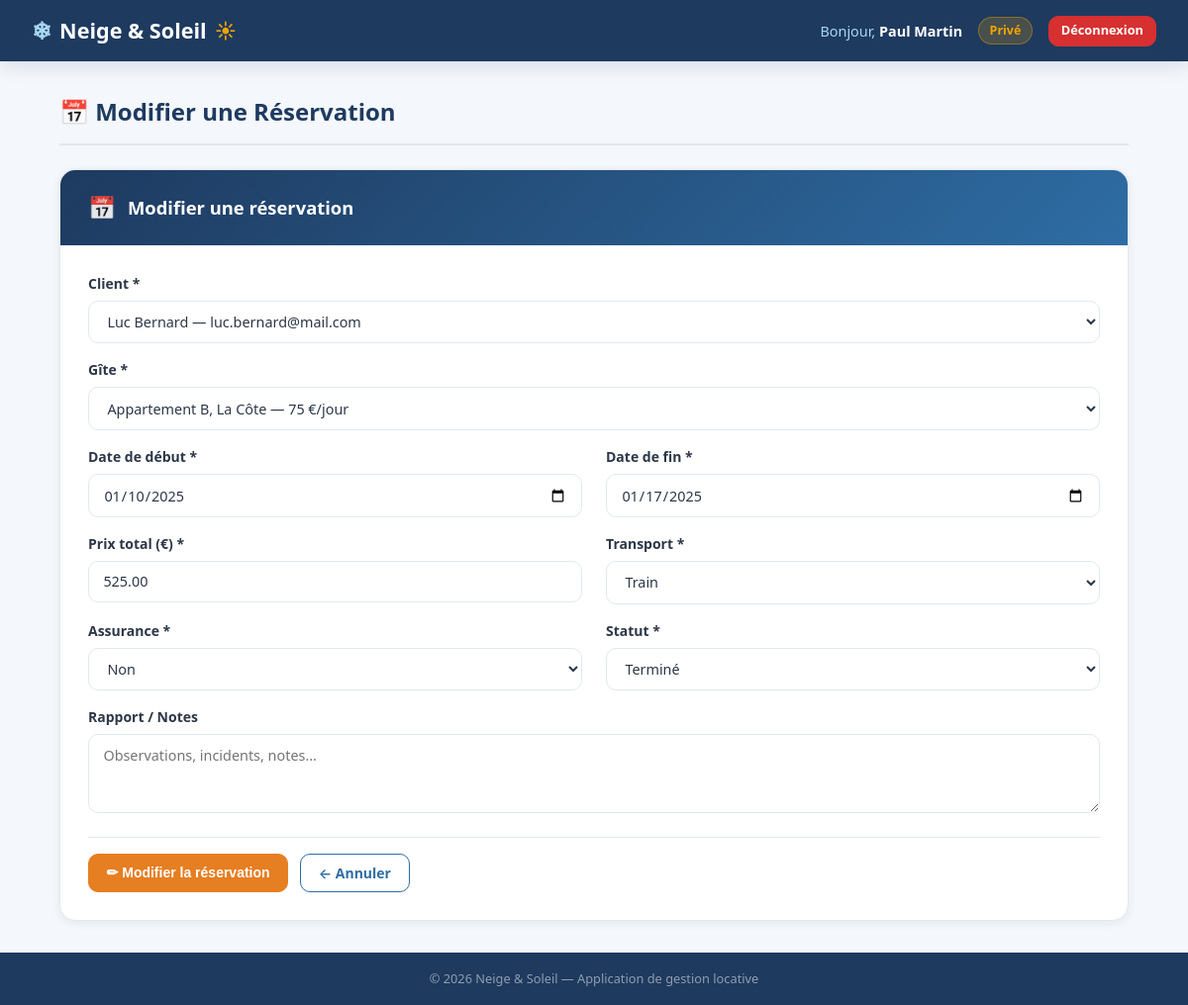
Screenshot of /index.php?page=vue_insert_reservation&id=2 (signed in) with the database file from the repository.
### tables this page shows
CREATE TABLE reservation (
    idreservation INT            PRIMARY KEY AUTO_INCREMENT,
    datedebut     DATE           NOT NULL,
    datefin       DATE           NOT NULL,
    prix          DECIMAL(10,2)  NOT NULL,
    transport     ENUM('voiture','train','avion') NOT NULL DEFAULT 'voiture',
    assurance     TINYINT(1)     NOT NULL DEFAULT 0,
    idclient      INT            NOT NULL,
    idgite        INT            NOT NULL,
    statut_r      ENUM('en cours','terminé','non réservé','à valider') NOT NULL DEFAULT 'en cours',
    rapport       TEXT           NULL,
    CONSTRAINT fk_reservation_client
        FOREIGN KEY (idclient) REFERENCES client(idclient)
        ON DELETE CASCADE ON UPDATE CASCADE,
    CONSTRAINT fk_reservation_gite
        FOREIGN KEY (idgite) REFERENCES gite(idgite)
        ON DELETE CASCADE ON UPDATE CASCADE
);

CREATE TABLE client (
    idclient    INT          PRIMARY KEY AUTO_INCREMENT,
    nom         VARCHAR(50)  NOT NULL,
    prenom      VARCHAR(50)  NOT NULL,
    adresse     VARCHAR(150) UNIQUE NOT NULL,
    email       VARCHAR(150) UNIQUE NOT NULL,
    mdp         VARCHAR(255) NOT NULL,
    telephone   BIGINT       UNIQUE NOT NULL,
    idcategorie INT          NULL DEFAULT NULL,
    CONSTRAINT fk_client_categorie
        FOREIGN KEY (idcategorie) REFERENCES categorie(idcategorie)
        ON DELETE SET NULL ON UPDATE CASCADE
);

CREATE TABLE gite (
    idgite    INT          PRIMARY KEY AUTO_INCREMENT,
    adresse   VARCHAR(150) UNIQUE NOT NULL,
    surface   INT          NOT NULL,
    nbpieces  INT          NOT NULL,
    loyer     INT          NOT NULL,
    idproprio INT          NOT NULL,
    CONSTRAINT fk_gite_proprio
        FOREIGN KEY (idproprio) REFERENCES proprio(idproprio)
        ON DELETE CASCADE ON UPDATE CASCADE
);

### index.php (called while the page is built)
<?php
require_once 'controleur/controleur.class.php';
$controleur = new Controleur();
$controleur->gererRequete();

### modele/modele.class.php (called while the page is built, shortened)
<?php
require_once 'config_db.php';
class Modele {
    protected PDO $pdo;
    public function __construct() {
        $this->pdo = ConnexionDB::getInstance()->getPDO();
    }
    public function selectAll(string $table): array {
        $tables_autorisees = ['client', 'proprio', 'gite', 'reservation'];
        $stmt = $this->pdo->query("SELECT * FROM `$table`");
        return $stmt->fetchAll();
    }
    public function selectWhereId(string $table, string $idName, mixed $idValue): array|false {
        $stmt = $this->pdo->prepare("SELECT * FROM `$table` WHERE `$idName` = :id LIMIT 1");
        $stmt->execute(['id' => $idValue]);
        return $stmt->fetch();
    }
}

### modele/config_db.php (called while the page is built)
<?php
class ConnexionDB {
    private static ?ConnexionDB $instance = null;
    private PDO $pdo;
    private function __construct() {
        $host    = 'localhost';
        $db      = 'n&s_31_jv';
        $user    = 'root';
        $pass    = '';
        $charset = 'utf8mb4';
        $dsn     = "mysql:host=$host;dbname=$db;charset=$charset";
        $options = [
            PDO::ATTR_ERRMODE            => PDO::ERRMODE_EXCEPTION,
            PDO::ATTR_DEFAULT_FETCH_MODE => PDO::FETCH_ASSOC,
            PDO::ATTR_EMULATE_PREPARES   => false,
        ];
        try {
            $this->pdo = new PDO($dsn, $user, $pass, $options);
        } catch (PDOException $e) {
            die(json_encode(['erreur' => 'Connexion impossible : ' . $e->getMessage()]));
        }
    }
    public static function getInstance(): ConnexionDB {
        if (self::$instance === null) {
            self::$instance = new ConnexionDB();
        }
        return self::$instance;
    }
    public function getPDO(): PDO {
        return $this->pdo;
    }
}

### vue/vue_insert_reservation.php (the view, shortened to what this page needs)
<?php
$donnee       = $donnee       ?? [];
$clients_list = $clients_list ?? [];
$gites_list   = $gites_list   ?? [];
$mode         = isset($donnee['idreservation']) ? 'Modifier' : 'Ajouter';
$estProprio   = in_array($_SESSION['user_statut'] ?? '', ['admin','privé','public'], true);
require '_layout_header.php';
?>
    <div class="page-title">📅 <?php echo $mode; ?> une Réservation</div>
    <div class="card">
        <div class="card-header">
            <span class="icon">📅</span>
            <h3><?php echo $mode; ?> une réservation</h3>
        </div>
        <div class="card-body">
            <form method="POST" action="index.php?page=vue_insert_reservation">
                <div class="form-grid">
                    <?php if ($estProprio): ?>
                    <div class="form-group full">
                        <label for="idclient">Client *</label>
                        <select id="idclient" name="idclient" required>
                            <?php foreach ($clients_list as $c): ?>
                                <option value="<?php echo $c['idclient']; ?>"
                                    <?php echo (isset($donnee['idclient']) && $donnee['idclient'] == $c['idclient']) ? 'selected' : ''; ?>>
                                    <?php echo htmlspecialchars($c['prenom'] . ' ' . $c['nom'] . ' — ' . $c['email']); ?>
                                </option>
                            <?php endforeach; ?>
                        </select>
                    </div>
                    <?php else: ?>
                        <input type="hidden" name="idclient" value="<?php echo $_SESSION['user_id']; ?>">
                    <?php endif; ?>
                    <div class="form-group full">
                        <label for="idgite">Gîte *</label>
                        <select id="idgite" name="idgite" required>
                            <?php foreach ($gites_list as $g): ?>
                                <option value="<?php echo $g['idgite']; ?>"
                                    <?php echo (isset($donnee['idgite']) && $donnee['idgite'] == $g['idgite']) ? 'selected' : ''; ?>>
                                    <?php echo htmlspecialchars($g['adresse'] . ' — ' . number_format($g['loyer'], 0, ',', ' ') . ' €/jour'); ?>
                                </option>
                            <?php endforeach; ?>
                        </select>
                    </div>
                    <div class="form-group">
                        <label for="datedebut">Date de début *</label>
                        <input type="date" id="datedebut" name="datedebut" required
                               value="<?php echo htmlspecialchars($donnee['datedebut'] ?? ''); ?>">
                    </div>
                    <div class="form-group">
                        <label for="datefin">Date de fin *</label>
                        <input type="date" id="datefin" name="datefin" required
                               value="<?php echo htmlspecialchars($donnee['datefin'] ?? ''); ?>">
                    </div>
                    <div class="form-group">
                        <label for="prix">Prix total (€) *</label>
                        <input type="number" step="0.01" id="prix" name="prix" min="0" required
                               value="<?php echo htmlspecialchars($donnee['prix'] ?? ''); ?>">
                    </div>
                    <div class="form-group">
                        <label for="transport">Transport *</label>
                        <select id="transport" name="transport" required>
                            <?php foreach (['voiture', 'train', 'avion'] as $t): ?>
                                <option value="<?php echo $t; ?>"
                                    <?php echo (isset($donnee['transport']) && $donnee['transport'] === $t) ? 'selected' : ''; ?>>
                                    <?php echo ucfirst($t); ?>
                                </option>
                            <?php endforeach; ?>
                        </select>
                    </div>
                    <div class="form-group">
                        <label for="assurance">Assurance *</label>
                        <select id="assurance" name="assurance" required>
                            <option value="0" <?php echo (isset($donnee['assurance']) && $donnee['assurance'] == 0) ? 'selected' : ''; ?>>Non</option>
                        </select>
                    </div>
                    <?php if ($estProprio): ?>
                    <div class="form-group">
                        <label for="statut_r">Statut *</label>
                        <select id="statut_r" name="statut_r" required>
                            <?php foreach (['en cours', 'terminé', 'non réservé'] as $s): ?>
                                <option value="<?php echo $s; ?>"
                                    <?php echo (isset($donnee['statut_r']) && $donnee['statut_r'] === $s) ? 'selected' : ''; ?>>
                                    <?php echo ucfirst($s); ?>
                                </option>
                            <?php endforeach; ?>
                        </select>
                    </div>
                    <div class="form-group full">
                        <label for="rapport">Rapport / Notes</label>
                        <textarea id="rapport" name="rapport" rows="3"
                                  placeholder="Observations, incidents, notes…"><?php echo htmlspecialchars($donnee['rapport'] ?? ''); ?></textarea>
                    </div>
                    <?php else: ?>
                        <input type="hidden" name="statut_r" value="en cours">
                    <?php endif; ?>
                </div>
                <div class="form-actions">
                    <button type="submit" class="btn <?php echo $mode === 'Ajouter' ? 'btn-success' : 'btn-warning'; ?>">
                        <?php echo $mode === 'Ajouter' ? '+ Ajouter' : '✏ Modifier'; ?> la réservation
                    </button>
                    <a href="index.php?page=gestion_reservation" class="btn btn-outline">← Annuler</a>
                </div>
            </form>
        </div>
    </div>
<?php require '_layout_footer.php'; ?>

### css/style.css (style rules this page uses)
:root { --c-primary: #1e3a5f; --c-secondary: #2e6da4; --c-accent: #f0a500; --c-success: #2e9e5b; --c-danger: #d63031; --c-warning: #e67e22; --c-light: #f4f7fb; --c-white: #ffffff; --c-text: #2d3748; --c-muted: #718096; --c-border: #e2e8f0; --radius: 10px; --radius-lg: 16px; --shadow-sm: 0 2px 8px rgba(30,58,95,.08); --shadow-md: 0 4px 20px rgba(30,58,95,.14); --shadow-lg: 0 8px 40px rgba(30,58,95,.18); --transition: .25s ease; }
*, *::before, *::after { box-sizing: border-box; margin: 0; padding: 0; }
body { font-family: 'Segoe UI', system-ui, -apple-system, sans-serif; background: var(--c-light); color: var(--c-text); min-height: 100vh; line-height: 1.6; }
.card { background: var(--c-white); border-radius: var(--radius-lg); box-shadow: var(--shadow-sm); border: 1px solid var(--c-border); overflow: hidden; }
.card-header { background: linear-gradient(135deg, var(--c-primary), var(--c-secondary)); color: var(--c-white); padding: 1.25rem 1.75rem; display: flex; align-items: center; gap: .75rem; }
.card-header h2, .card-header h3 { margin: 0; font-size: 1.15rem; font-weight: 600; color: var(--c-white); }
.card-header .icon { font-size: 1.4rem; opacity: .9; }
.card-body { padding: 1.75rem; }
.page-title { font-size: 1.5rem; font-weight: 700; color: var(--c-primary); margin-bottom: 1.5rem; display: flex; align-items: center; gap: .6rem; padding-bottom: .75rem; border-bottom: 2px solid var(--c-border); }
.btn { display: inline-flex; align-items: center; gap: .4rem; padding: .55rem 1.1rem; border-radius: var(--radius); border: 1px solid transparent; font-weight: 600; font-size: .875rem; cursor: pointer; text-decoration: none; transition: all var(--transition); white-space: nowrap; line-height: 1.4; }
.btn-warning { background: var(--c-warning); color: #fff; border-color: var(--c-warning); }
.btn-outline { background: transparent; color: var(--c-secondary); border-color: var(--c-secondary); }
.form-grid { display: grid; grid-template-columns: 1fr 1fr; gap: 1rem 1.5rem; }
.form-grid .full { grid-column: 1 / -1; }
.form-group { display: flex; flex-direction: column; gap: .35rem; }
label { font-weight: 600; font-size: .875rem; color: var(--c-text); }
input[type="text"], input[type="email"], input[type="password"], input[type="date"], input[type="number"], input[type="tel"], select, textarea { padding: .65rem .9rem; border: 1.5px solid var(--c-border); border-radius: var(--radius); font-size: .9rem; font-family: inherit; color: var(--c-text); background: var(--c-white); transition: border-color var(--transition), box-shadow var(--transition); width: 100%; }
.form-actions { display: flex; gap: .75rem; flex-wrap: wrap; margin-top: 1.5rem; padding-top: 1rem; border-top: 1px solid var(--c-border); }

### rows the page displays
reservation: idreservation "Modifier", idclient "Luc Bernard — luc.bernard@mail.com", idgite "Appartement B, La Côte — 75 €/jour", datedebut "01/10/2025", datefin "01/17/2025", prix "525.00", transport "Train", assurance "Non", statut_r "Terminé"

### other values shown
$nom_user "Paul Martin"
$statut "Privé"
